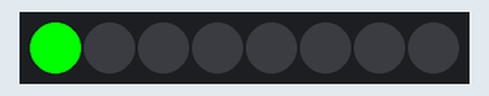
Simulated run of this sketch. Board: ESP8266 (NodeMCU). Parts: 8 RGB LEDs in strip order, left to right.

Above: at 0.1 s.
At 4.6 s:
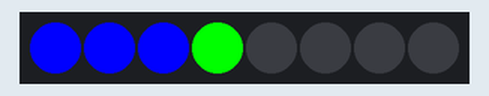
At 9.6 s:
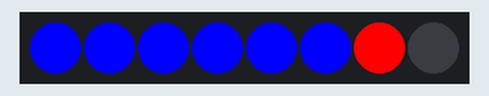
At 19.1 s:
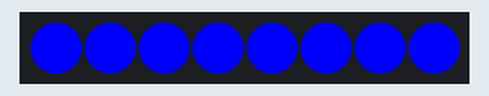
At 29.1 s:
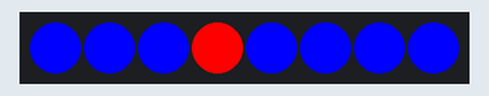
At 39.1 s:
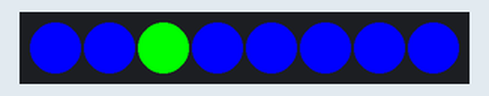
Timing chart, 0 to 40.0 s (numbered marks = the images above):
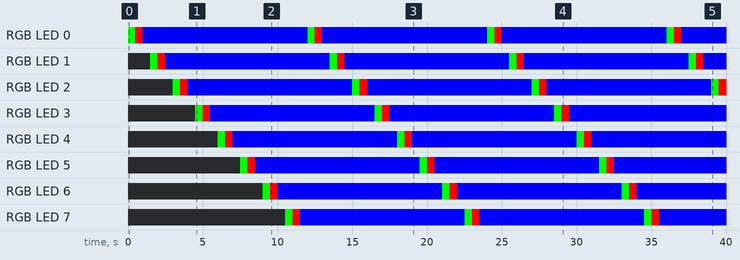

The sketch:

WS2812b_NeoPixel_Multi.ino
```cpp
#include <Adafruit_NeoPixel.h>

#define PIN D2
// How many NeoPixels are attached to the Arduino?
#define NUMPIXELS 8

Adafruit_NeoPixel pixels = Adafruit_NeoPixel(NUMPIXELS, PIN, NEO_GRB + NEO_KHZ800);

void setup()
{
  pixels.begin();
}

void loop()
{
  int delayval = 500;
  for (int i = 0; i < NUMPIXELS; i++)
  {
    pixels.setPixelColor(i, pixels.Color(0, 255, 0));
    pixels.show();
    delay(delayval);
    pixels.setPixelColor(i, pixels.Color(255, 0, 0));
    pixels.show();
    delay(delayval);
    pixels.setPixelColor(i, pixels.Color(0, 0, 255));
    pixels.show();
    delay(delayval);
  }
}
```

Measured:
- by itself, RGB LED 0–7: repeats every 12.0 s: RGB(255, 0, 0) 0.50 s, RGB(0, 0, 255) 11.0 s, RGB(0, 255, 0) 0.50 s
- what the display in image 1 shows lasts 0.5 s, from 4.5 s to 5.0 s
